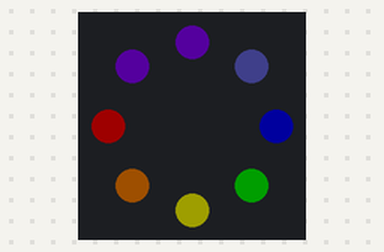
Bench run of a sketch on a simulated Arduino Uno, built with avr-gcc and run on an emulated ATmega328P. Parts: 8 RGB LEDs in a ring, first at the top, clockwise. Dim RGB values are drawn brighter than linear.

Above: at 0.45 s.
At 5.31 s:
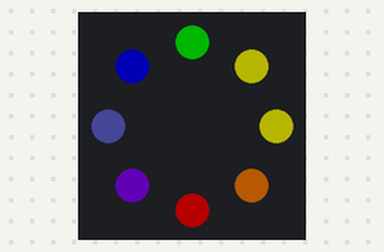
At 10.17 s:
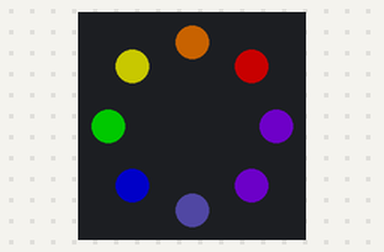
At 19.89 s:
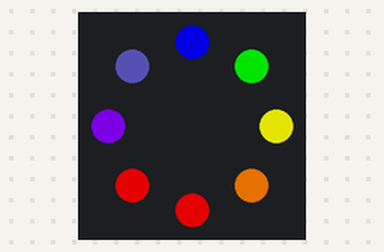
At 29.61 s:
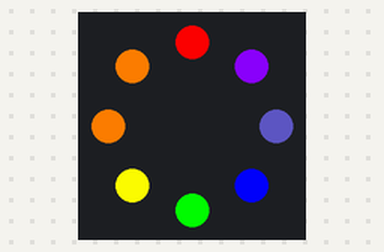
At 39.63 s:
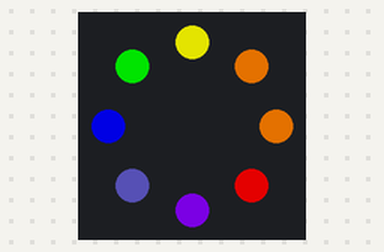
Timing chart, 0 to 40.0 s (numbered marks = the images above):
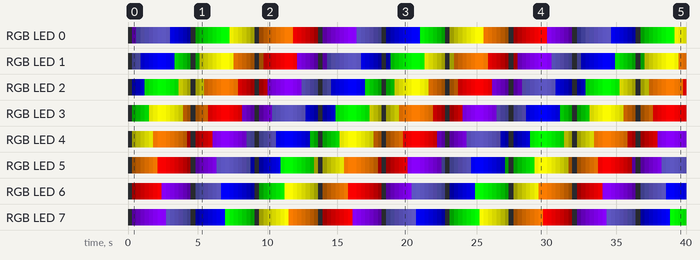

Measured:
- by itself, RGB LED 2: off → RGB(0, 0, 30) at 0.30 s, → RGB(0, 0, 65) 0.30 s later, → RGB(0, 0, 100) 0.30 s later, → RGB(0, 135, 0) 0.30 s later, … (125 changes in this stretch)
- by itself, RGB LED 3: off → RGB(0, 30, 0) at 0.30 s, → RGB(0, 65, 0) 0.30 s later, → RGB(0, 100, 0) 0.30 s later, → RGB(0, 135, 0) 0.30 s later, … (125 changes in this stretch)

The sketch:

8_NeoPixel_basic.ino
```cpp
#include <Adafruit_NeoPixel.h>

#define NEO 3 // NeoPixel contol pin
#define PX_CNT 8 // led number of neopixel

Adafruit_NeoPixel ring(PX_CNT, NEO, NEO_GRB+NEO_KHZ800);

uint32_t colors[] = {ring.Color(255,0,0), ring.Color(255,127,0), ring.Color(255,255,0), ring.Color(0,255,0), ring.Color(0,0,255), ring.Color(46,43,95), ring.Color(139,0,255)};
int k=0;

void setup() {
  ring.begin();
  ring.clear();
}

void loop() {
  for(int j=-255;j<256;j+=5, k++){
    ring.setBrightness(255-abs(j));
    for(int i=0; i<PX_CNT; i++){
      ring.setPixelColor(PX_CNT-i-1, colors[(i+k)%7]);
      ring.show();
      delay(5);
    }
  }
}
```
